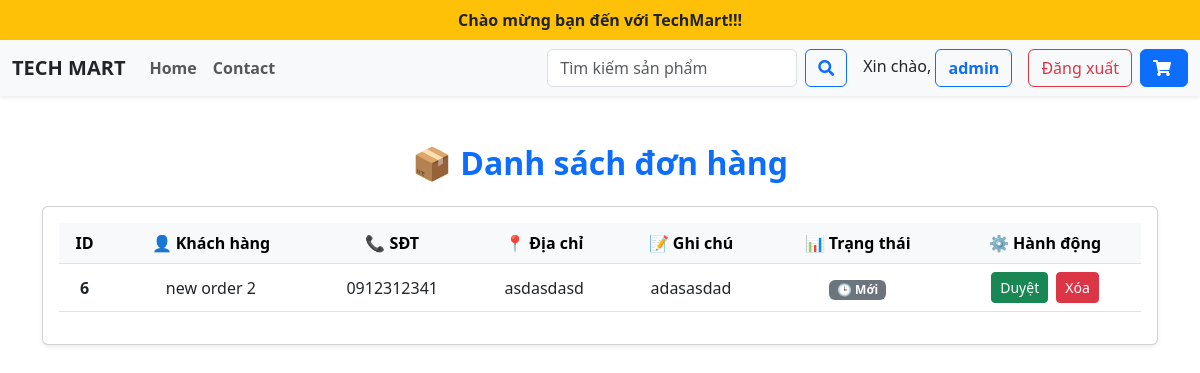
The page /index.php?route=admin/orders (signed in) on the database its author committed.
### tables this page shows
CREATE TABLE `shipping` (
  `shipping_id` int NOT NULL,
  `order_id` int NOT NULL,
  `shipping_address` text NOT NULL,
  `shipping_status` enum('processing','shipped','delivered','failed') DEFAULT 'processing',
  `estimated_delivery` datetime DEFAULT NULL,
  `tracking_number` varchar(50) DEFAULT NULL,
  `phone` varchar(15) DEFAULT NULL,
  `customer_name` varchar(50) DEFAULT NULL,
  `note` varchar(150) DEFAULT NULL
);

CREATE TABLE `order` (
  `Order_id` int NOT NULL,
  `User_id` int DEFAULT NULL,
  `Date` datetime DEFAULT NULL,
  `Total_order` bigint DEFAULT NULL,
  `Status` enum('Pending','Shipped','Delivered','Cancelled') DEFAULT 'Pending',
  `coupon_id` int DEFAULT NULL
);

### Controller/AdminController.php (called while the page is built, shortened)
<?php
require_once './Model/Brand.php';
require_once './Model/Order.php';
class AdminController
{
    public function orderList()
    {
        $this->orderModel = new Order();
        $orders = $this->orderModel->getAllOrders();
        require_once './Views/Admin/order_list.php';
    }
}

### Model/Order.php (called while the page is built, shortened)
<?php
class Order
{
    public function getAllOrders()
    {
        include('Connect.php');
        $sql = "SELECT o.Order_id AS order_id, s.customer_name, s.phone, s.shipping_address AS address, s.note, o.Status AS status
                FROM `order` o
                JOIN `shipping` s ON o.Order_id = s.order_id
                ORDER BY o.Order_id DESC";
        $stmt = $conn->prepare($sql);
        $stmt->execute();
        return $stmt->fetchAll();
    }
}

### Views/Admin/order_list.php (the view, shortened to what this page needs)
<!DOCTYPE html>
<html lang="en">
<head>
    <link href="https://cdn.jsdelivr.net/npm/bootstrap@5.3.0-alpha1/dist/css/bootstrap.min.css" rel="stylesheet">
    <link rel="stylesheet" href="https://use.fontawesome.com/releases/v5.1.1/css/all.css">
    <link rel="stylesheet" href="https://cdn.jsdelivr.net/npm/bootstrap-icons/font/bootstrap-icons.css">
</head>
<body>
    <div class="bg-warning py-2 text-center">
        <span class="fw-bold">Chào mừng bạn đến với TechMart!!!</span>
    </div>
    <nav class="navbar navbar-expand-lg navbar-light bg-light sticky-top shadow-sm">
        <div class="container">
            <a class="navbar-brand fw-bold text-dark" href="index.php">TECH MART</a>
            <div class="collapse navbar-collapse" id="navbarNav">
                <ul class="navbar-nav me-auto">
                    <li class="nav-item"><a class="nav-link fw-bold" href="index.php">Home</a></li>
                    <li class="nav-item"><a class="nav-link fw-bold" href="index.php?route=contact">Contact</a></li>
                </ul>
                <form class="search-form d-flex me-3" action="index.php" method="GET">
                    <input class="form-control me-2" type="search" name="query" placeholder="Tìm kiếm sản phẩm" required>
                    <button class="btn btn-outline-primary" type="submit"><i class="fas fa-search"></i></button>
                </form>
                <div class="user-actions d-flex align-items-center">
                    <?php if (isset($_SESSION['user_id'])): ?>
                        <span class="me-3 text-nowrap">Xin chào,
                            <a href="index.php?route=admin/products">
                                <button class="btn btn-outline-primary"><strong><?= htmlspecialchars($_SESSION['username'] ?? 'Người dùng'); ?></strong></button>
                            </a>
                        </span>
                        <a href="index.php?route=logout" class="btn btn-outline-danger me-2">Đăng xuất</a>
                    <?php else: ?>
                        <a href="index.php?route=login" class="btn btn-outline-primary me-2">Đăng nhập</a>
                    <?php endif; ?>
                    <a href="<?= isset($_SESSION['user_id']) ? 'index.php?route=cart' : 'index.php?route=login' ?>" class="btn btn-primary">
                        <i class="fas fa-shopping-cart"></i>
                    </a>
                </div>
            </div>
        </div>
    </nav>
<div class="container my-5">
    <h2 class="text-center text-primary fw-bold mb-4">📦 Danh sách đơn hàng</h2>
    <?php if (!empty($orders)): ?>
        <div class="card shadow-sm">
            <div class="card-body">
                <div class="table-responsive">
                    <table class="table table-hover align-middle text-center">
                        <thead class="table-light">
                            <tr>
                                <th>ID</th>
                                <th>👤 Khách hàng</th>
                                <th>📞 SĐT</th>
                                <th>📍 Địa chỉ</th>
                                <th>📝 Ghi chú</th>
                                <th>📊 Trạng thái</th>
                                <th>⚙️ Hành động</th>
                            </tr>
                        </thead>
                        <tbody>
                            <?php foreach ($orders as $order): ?>
                                <?php $status = (int)($order['status'] ?? 0); ?>
                                <tr>
                                    <td class="fw-bold"><?= $order['order_id'] ?? '' ?></td>
                                    <td><?= htmlspecialchars($order['customer_name'] ?? '') ?></td>
                                    <td><?= htmlspecialchars($order['phone'] ?? '') ?></td>
                                    <td><?= htmlspecialchars($order['address'] ?? '') ?></td>
                                    <td><?= htmlspecialchars($order['note'] ?? '') ?></td>
                                    <td>
                                        <?php
                                            switch ($status) {
                                                case 0: echo '<span class="badge bg-secondary">🕒 Mới</span>'; break;
                                            }
                                        ?>
                                    </td>
                                    <td>
                                        <div class="d-flex justify-content-center gap-2 flex-wrap">
                                            <?php if ($status === 0): ?>
                                                <form action="index.php?route=admin/updateOrderStatus" method="POST">
                                                    <button type="submit" class="btn btn-sm btn-success">Duyệt</button>
                                                </form>
                                            <?php endif; ?>
                                            <form method="POST" action="index.php?route=admin/deleteOrder" onsubmit="return confirm('Bạn có chắc muốn xóa đơn này?')">
                                                <button type="submit" class="btn btn-sm btn-danger">Xóa</button>
                                            </form>
                                        </div>
                                    </td>
                                </tr>
                            <?php endforeach; ?>
                        </tbody>
                    </table>
                </div>
            </div>
        </div>
    <?php else: ?>
        <div class="text-center text-muted py-5">
            <h5>Không có đơn hàng nào.</h5>
        </div>
    <?php endif; ?>
</div>
</body>
</html>

### Views/Admin/order_list.php (style rules this page uses)
.navbar-nav .nav-link { white-space: nowrap; padding: 8px 15px; }
.navbar .container { max-width: 1400px; }
.search-form { width: auto; min-width: 200px; max-width: 300px; }

### rows shown on the page
shipping: order.Order_id "6", customer_name "new order 2", phone "0912312341", shipping_address "asdasdasd", note "adasasdad"

### other values the page prints
$_SESSION['username'] "admin"
